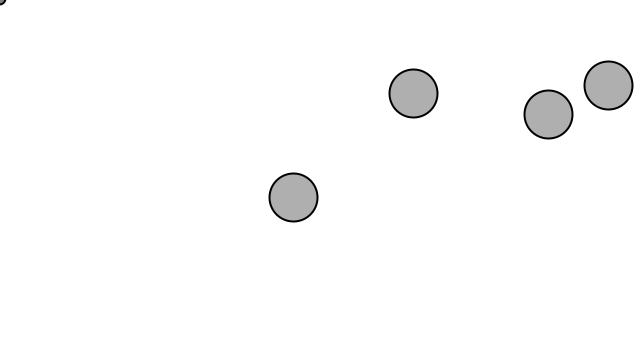
Frame 1 (no input)
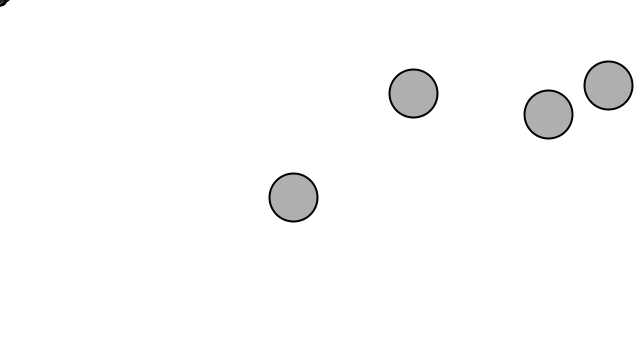
Frame 60 (the mouse pressed at the canvas centre just before this capture)
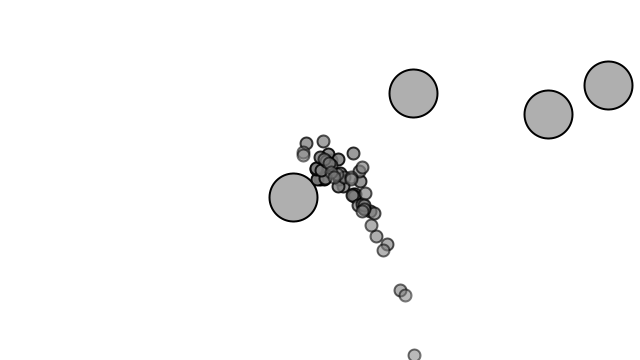
Frame 120 (the mouse held since frame 60 and released just before this capture)

The Processing sketch that drew these frames (run headless with seeded random() and noise(); from frame 60 on, the mouse is pressed at the canvas centre):

// Processing sketch: exer_4_9
// ── exer_4_9.pde
/* Rilla's solution for exercise 4.9 in Daniel Shiffman's The Nature of Code,
based heavily on Shiffman's code for example 4.7.

Exercise 4.9
Expand the above example to include many repellers (using an array or ArrayList). */

ParticleSystem ps;
ArrayList<Repeller> repellers;

void setup() {
  size(640,360);
  ps = new ParticleSystem(new PVector(width/2,50));
  repellers = new ArrayList<Repeller>();
  
  for(int i = 0; i < 4; i++) {
    Repeller r = new Repeller(random(width), random(height));
    repellers.add(r);
  }
}

void draw() {
  background(255);
  ps.addParticle();
  
  // Apply gravity force to all Particles
  PVector gravity = new PVector(0,0.1);
  ps.applyForce(gravity);
  
  // for each repeller
  for(Repeller r : repellers) {
    // work out the repeller's force on that particle system
    ps.applyRepeller(r);
    r.display();
  }
  
  // now call run on the particle system
  ps.run();
}
// ── Particle.pde
// The Nature of Code
// Daniel Shiffman
// http://natureofcode.com

class Particle {
  PVector position;
  PVector velocity;
  PVector acceleration;
  float lifespan;
  
  float mass = 1; // Let's do something better here!

  Particle(PVector l) {
    acceleration = new PVector(0,0);
    velocity = new PVector(random(-1,1),random(-2,0));
    position = l.get();
    lifespan = 255.0;
  }

  void run() {
    update();
    display();
  }

  void applyForce(PVector force) {
    PVector f = force.get();
    f.div(mass);   
    acceleration.add(f);
  }

  // Method to update position
  void update() {
    velocity.add(acceleration);
    position.add(velocity);
    acceleration.mult(0);
    lifespan -= 2.0;
  }

  // Method to display
  void display() {
    stroke(0,lifespan);
    strokeWeight(2);
    fill(127,lifespan);
    ellipse(position.x,position.y,12,12);
  }

  // Is the particle still useful?
  boolean isDead() {
    if (lifespan < 0.0) {
      return true;
    } else {
      return false;
    }
  }
}
// ── ParticleSystem.pde
// The Nature of Code
// Daniel Shiffman
// http://natureofcode.com

class ParticleSystem {
  ArrayList<Particle> particles;
  PVector origin;

  ParticleSystem(PVector position) {
    origin = position.get();
    particles = new ArrayList<Particle>();
  }

  void addParticle() {
    //particles.add(new Particle(origin));

    // we will spawn particles from the mouse to make it easy
    // to check if our repellers are working
    particles.add(new Particle(new PVector(mouseX, mouseY)));
  }

  // A function to apply a force to all Particles
  void applyForce(PVector f) {
    for (Particle p : particles) {
      p.applyForce(f);
    }
  }

  void applyRepeller(Repeller r) {
    // for each particle in this system
    for (Particle p : particles) {
      // work out the repel force for this repeller
      PVector force = r.repel(p);        
      // apply that force to the particle
      p.applyForce(force);
    }
  }


  void run() {
    for (int i = particles.size()-1; i >= 0; i--) {
      Particle p = particles.get(i);
      p.run();
      if (p.isDead()) {
        particles.remove(i);
      }
    }
  }
}
// ── Repeller.pde
// The Nature of Code
// Daniel Shiffman
// http://natureofcode.com

// Particles + Forces

// A very basic Repeller class
class Repeller {
  
  // Gravitational Constant
  float G = 100;
  // position
  PVector position;
  float r = 10;

  Repeller(float x, float y)  {
    position = new PVector(x,y);
  }

  void display() {
    stroke(0);
    strokeWeight(2);
    fill(175);
    ellipse(position.x,position.y,48,48);
  }

  // Calculate a force to push particle away from repeller
  PVector repel(Particle p) {
    PVector dir = PVector.sub(position, p.position);      // Calculate direction of force
    float d = dir.mag();                       // Distance between objects
    dir.normalize();                           // Normalize vector (distance doesn't matter here, we just want this vector for direction)
    d = constrain(d,5,100);                    // Keep distance within a reasonable range
    float force = -2 * G / (d * d);            // Repelling force is inversely proportional to distance
    dir.mult(force);                           // Get force vector --> magnitude * direction
    return dir;
  }  
}
